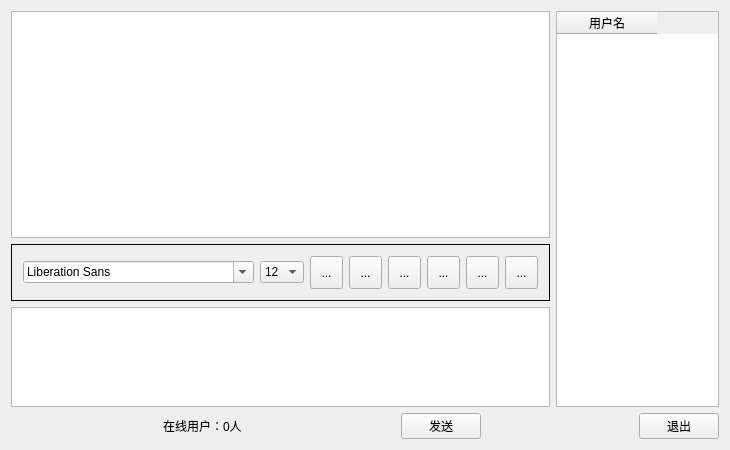
<?xml version="1.0" encoding="UTF-8"?>
<ui version="4.0">
 <class>Widget</class>
 <widget class="QWidget" name="Widget">
  <property name="geometry">
   <rect>
    <x>0</x>
    <y>0</y>
    <width>730</width>
    <height>450</height>
   </rect>
  </property>
  <property name="maximumSize">
   <size>
    <width>730</width>
    <height>450</height>
   </size>
  </property>
  <property name="windowTitle">
   <string>Widget</string>
  </property>
  <layout class="QHBoxLayout" name="horizontalLayout_7">
   <item>
    <widget class="QWidget" name="widget_6" native="true">
     <layout class="QVBoxLayout" name="verticalLayout_2">
      <property name="leftMargin">
       <number>0</number>
      </property>
      <property name="topMargin">
       <number>0</number>
      </property>
      <property name="rightMargin">
       <number>0</number>
      </property>
      <property name="bottomMargin">
       <number>0</number>
      </property>
      <item>
       <widget class="QWidget" name="widget_4" native="true">
        <layout class="QHBoxLayout" name="horizontalLayout_5">
         <property name="leftMargin">
          <number>0</number>
         </property>
         <property name="topMargin">
          <number>0</number>
         </property>
         <property name="rightMargin">
          <number>0</number>
         </property>
         <property name="bottomMargin">
          <number>0</number>
         </property>
         <item>
          <widget class="QFrame" name="frame_3">
           <property name="frameShape">
            <enum>QFrame::NoFrame</enum>
           </property>
           <layout class="QVBoxLayout" name="verticalLayout">
            <property name="leftMargin">
             <number>0</number>
            </property>
            <property name="topMargin">
             <number>0</number>
            </property>
            <property name="rightMargin">
             <number>0</number>
            </property>
            <property name="bottomMargin">
             <number>0</number>
            </property>
            <item>
             <widget class="QWidget" name="widget" native="true">
              <layout class="QHBoxLayout" name="horizontalLayout">
               <property name="leftMargin">
                <number>0</number>
               </property>
               <property name="topMargin">
                <number>0</number>
               </property>
               <property name="rightMargin">
                <number>0</number>
               </property>
               <property name="bottomMargin">
                <number>0</number>
               </property>
               <item>
                <widget class="QTextBrowser" name="msgBrowser"/>
               </item>
              </layout>
             </widget>
            </item>
            <item>
             <widget class="QFrame" name="frame_2">
              <property name="frameShape">
               <enum>QFrame::Box</enum>
              </property>
              <layout class="QHBoxLayout" name="horizontalLayout_2">
               <item>
                <widget class="QFontComboBox" name="fontCbx"/>
               </item>
               <item>
                <widget class="QComboBox" name="sizeCbx">
                 <property name="currentIndex">
                  <number>4</number>
                 </property>
                 <item>
                  <property name="text">
                   <string>8</string>
                  </property>
                 </item>
                 <item>
                  <property name="text">
                   <string>9</string>
                  </property>
                 </item>
                 <item>
                  <property name="text">
                   <string>10</string>
                  </property>
                 </item>
                 <item>
                  <property name="text">
                   <string>11</string>
                  </property>
                 </item>
                 <item>
                  <property name="text">
                   <string>12</string>
                  </property>
                 </item>
                 <item>
                  <property name="text">
                   <string>13</string>
                  </property>
                 </item>
                 <item>
                  <property name="text">
                   <string>14</string>
                  </property>
                 </item>
                 <item>
                  <property name="text">
                   <string>15</string>
                  </property>
                 </item>
                 <item>
                  <property name="text">
                   <string>16</string>
                  </property>
                 </item>
                 <item>
                  <property name="text">
                   <string>17</string>
                  </property>
                 </item>
                 <item>
                  <property name="text">
                   <string>18</string>
                  </property>
                 </item>
                 <item>
                  <property name="text">
                   <string>19</string>
                  </property>
                 </item>
                 <item>
                  <property name="text">
                   <string>20</string>
                  </property>
                 </item>
                 <item>
                  <property name="text">
                   <string>21</string>
                  </property>
                 </item>
                 <item>
                  <property name="text">
                   <string>22</string>
                  </property>
                 </item>
                </widget>
               </item>
               <item>
                <widget class="QToolButton" name="boldTBtn">
                 <property name="minimumSize">
                  <size>
                   <width>33</width>
                   <height>33</height>
                  </size>
                 </property>
                 <property name="toolTip">
                  <string>加粗</string>
                 </property>
                 <property name="text">
                  <string>...</string>
                 </property>
                 <property name="icon">
                  <iconset resource="res.qrc">
                   <normaloff>:/icon/bold.png</normaloff>:/icon/bold.png</iconset>
                 </property>
                 <property name="iconSize">
                  <size>
                   <width>26</width>
                   <height>26</height>
                  </size>
                 </property>
                 <property name="checkable">
                  <bool>true</bool>
                 </property>
                </widget>
               </item>
               <item>
                <widget class="QToolButton" name="italicTBtn">
                 <property name="minimumSize">
                  <size>
                   <width>33</width>
                   <height>33</height>
                  </size>
                 </property>
                 <property name="toolTip">
                  <string>倾斜</string>
                 </property>
                 <property name="text">
                  <string>...</string>
                 </property>
                 <property name="icon">
                  <iconset resource="res.qrc">
                   <normaloff>:/icon/italic.png</normaloff>:/icon/italic.png</iconset>
                 </property>
                 <property name="iconSize">
                  <size>
                   <width>26</width>
                   <height>26</height>
                  </size>
                 </property>
                 <property name="checkable">
                  <bool>true</bool>
                 </property>
                </widget>
               </item>
               <item>
                <widget class="QToolButton" name="underlineTBtn">
                 <property name="minimumSize">
                  <size>
                   <width>33</width>
                   <height>33</height>
                  </size>
                 </property>
                 <property name="toolTip">
                  <string>下划线</string>
                 </property>
                 <property name="text">
                  <string>...</string>
                 </property>
                 <property name="icon">
                  <iconset resource="res.qrc">
                   <normaloff>:/icon/under.png</normaloff>:/icon/under.png</iconset>
                 </property>
                 <property name="iconSize">
                  <size>
                   <width>26</width>
                   <height>26</height>
                  </size>
                 </property>
                 <property name="checkable">
                  <bool>true</bool>
                 </property>
                </widget>
               </item>
               <item>
                <widget class="QToolButton" name="colorTBtn">
                 <property name="minimumSize">
                  <size>
                   <width>33</width>
                   <height>33</height>
                  </size>
                 </property>
                 <property name="toolTip">
                  <string>修改颜色</string>
                 </property>
                 <property name="text">
                  <string>...</string>
                 </property>
                 <property name="icon">
                  <iconset resource="res.qrc">
                   <normaloff>:/icon/color.png</normaloff>:/icon/color.png</iconset>
                 </property>
                 <property name="iconSize">
                  <size>
                   <width>26</width>
                   <height>26</height>
                  </size>
                 </property>
                </widget>
               </item>
               <item>
                <widget class="QToolButton" name="saveTBtn">
                 <property name="minimumSize">
                  <size>
                   <width>33</width>
                   <height>33</height>
                  </size>
                 </property>
                 <property name="toolTip">
                  <string>保存记录</string>
                 </property>
                 <property name="text">
                  <string>...</string>
                 </property>
                 <property name="icon">
                  <iconset resource="res.qrc">
                   <normaloff>:/icon/save.png</normaloff>:/icon/save.png</iconset>
                 </property>
                 <property name="iconSize">
                  <size>
                   <width>26</width>
                   <height>26</height>
                  </size>
                 </property>
                </widget>
               </item>
               <item>
                <widget class="QToolButton" name="clearTBtn">
                 <property name="minimumSize">
                  <size>
                   <width>33</width>
                   <height>33</height>
                  </size>
                 </property>
                 <property name="toolTip">
                  <string>清空</string>
                 </property>
                 <property name="text">
                  <string>...</string>
                 </property>
                 <property name="icon">
                  <iconset resource="res.qrc">
                   <normaloff>:/icon/clear.png</normaloff>:/icon/clear.png</iconset>
                 </property>
                 <property name="iconSize">
                  <size>
                   <width>26</width>
                   <height>26</height>
                  </size>
                 </property>
                </widget>
               </item>
              </layout>
             </widget>
            </item>
            <item>
             <widget class="QWidget" name="widget_2" native="true">
              <property name="maximumSize">
               <size>
                <width>16777215</width>
                <height>100</height>
               </size>
              </property>
              <layout class="QHBoxLayout" name="horizontalLayout_3">
               <property name="leftMargin">
                <number>0</number>
               </property>
               <property name="topMargin">
                <number>0</number>
               </property>
               <property name="rightMargin">
                <number>0</number>
               </property>
               <property name="bottomMargin">
                <number>0</number>
               </property>
               <item>
                <widget class="QTextEdit" name="msgTextEdit">
                 <property name="maximumSize">
                  <size>
                   <width>16777215</width>
                   <height>100</height>
                  </size>
                 </property>
                </widget>
               </item>
              </layout>
             </widget>
            </item>
           </layout>
          </widget>
         </item>
         <item>
          <widget class="QWidget" name="widget_3" native="true">
           <property name="maximumSize">
            <size>
             <width>180</width>
             <height>16777215</height>
            </size>
           </property>
           <layout class="QHBoxLayout" name="horizontalLayout_4">
            <property name="leftMargin">
             <number>0</number>
            </property>
            <property name="topMargin">
             <number>0</number>
            </property>
            <property name="rightMargin">
             <number>0</number>
            </property>
            <property name="bottomMargin">
             <number>0</number>
            </property>
            <item>
             <widget class="QTableWidget" name="usrTbeWidget">
              <property name="selectionMode">
               <enum>QAbstractItemView::SingleSelection</enum>
              </property>
              <property name="selectionBehavior">
               <enum>QAbstractItemView::SelectRows</enum>
              </property>
              <column>
               <property name="text">
                <string>用户名</string>
               </property>
              </column>
             </widget>
            </item>
           </layout>
          </widget>
         </item>
        </layout>
       </widget>
      </item>
      <item>
       <widget class="QFrame" name="frame_5">
        <property name="maximumSize">
         <size>
          <width>16777215</width>
          <height>16777215</height>
         </size>
        </property>
        <property name="frameShape">
         <enum>QFrame::NoFrame</enum>
        </property>
        <layout class="QHBoxLayout" name="horizontalLayout_6">
         <property name="leftMargin">
          <number>0</number>
         </property>
         <property name="topMargin">
          <number>0</number>
         </property>
         <property name="rightMargin">
          <number>0</number>
         </property>
         <property name="bottomMargin">
          <number>0</number>
         </property>
         <item>
          <spacer name="horizontalSpacer">
           <property name="orientation">
            <enum>Qt::Horizontal</enum>
           </property>
           <property name="sizeHint" stdset="0">
            <size>
             <width>40</width>
             <height>20</height>
            </size>
           </property>
          </spacer>
         </item>
         <item>
          <widget class="QLabel" name="usrNumLbl">
           <property name="text">
            <string>在线用户：0人</string>
           </property>
          </widget>
         </item>
         <item>
          <spacer name="horizontalSpacer_2">
           <property name="orientation">
            <enum>Qt::Horizontal</enum>
           </property>
           <property name="sizeHint" stdset="0">
            <size>
             <width>40</width>
             <height>20</height>
            </size>
           </property>
          </spacer>
         </item>
         <item>
          <widget class="QPushButton" name="sendBtn">
           <property name="text">
            <string>发送</string>
           </property>
          </widget>
         </item>
         <item>
          <spacer name="horizontalSpacer_3">
           <property name="orientation">
            <enum>Qt::Horizontal</enum>
           </property>
           <property name="sizeHint" stdset="0">
            <size>
             <width>40</width>
             <height>20</height>
            </size>
           </property>
          </spacer>
         </item>
         <item>
          <widget class="QPushButton" name="exitBtn">
           <property name="text">
            <string>退出</string>
           </property>
          </widget>
         </item>
        </layout>
       </widget>
      </item>
     </layout>
    </widget>
   </item>
  </layout>
 </widget>
 <layoutdefault spacing="6" margin="11"/>
 <resources>
  <include location="res.qrc"/>
 </resources>
 <connections/>
</ui>
